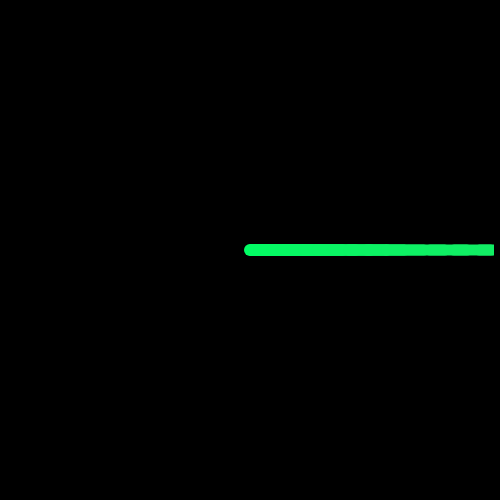
Frame 1 (no input)
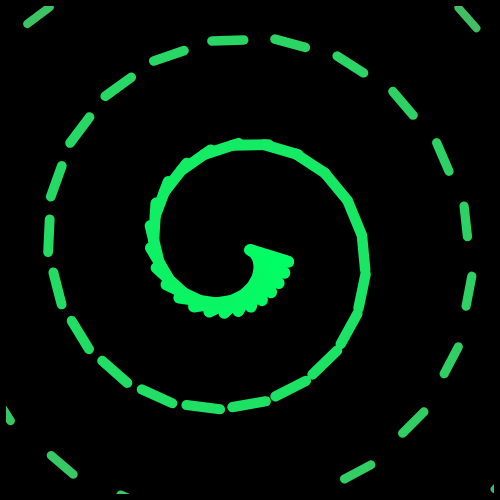
Frame 60 (no input)
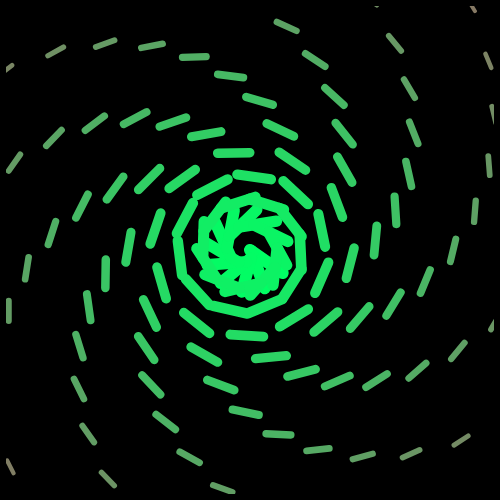
Frame 120 (the mouse pressed at the canvas centre since frame 60)

The p5.js sketch that drew these frames (run headless with seeded random() and noise() and a simulated clock; from frame 60 on, the mouse is pressed at the canvas centre):

// p5.js sketch
// ── sketch.js
// July 17, 2021
// "A Flower is a Line"
// Inspired by "Articulating Arm"

// ---------------------------

var angle = 0;
var angleDirection = -1;
var speed = 0.3;
var totalIters = 200;
var cnv;

function setup() {
  cnv = createCanvas(500, 500);
  cnv.position((windowWidth - width)/2, (windowHeight - height)/2)
  angleMode(DEGREES);
}

function draw() {
  background(0);
  //text(angle, 5, 20); // prints the current angle of rotation
  
  translate(width/2, height/2);

  push();

  for (var iters = 0; iters < totalIters; iters++) {
    stroke(iters * 1, 255 - (iters * 1), 100);
    translate(1.5 * iters, 0);
    rotate(angle);
    strokeWeight(12 - ((12 / totalIters) * iters));
    line(0, 0, 40 - ((40 / totalIters) * iters), 0);
  }

  angle += speed * angleDirection;
  if ((angle > 360) || (angle < 0)) {
    angleDirection *= -1;
  }

  pop();
  
  // draws a border square
  noFill();
  strokeWeight(6);
  stroke(0);
  translate(- width / 2, - height / 2);
  rect(3, 3, width - 6, height - 6);
  stroke(5);
}
